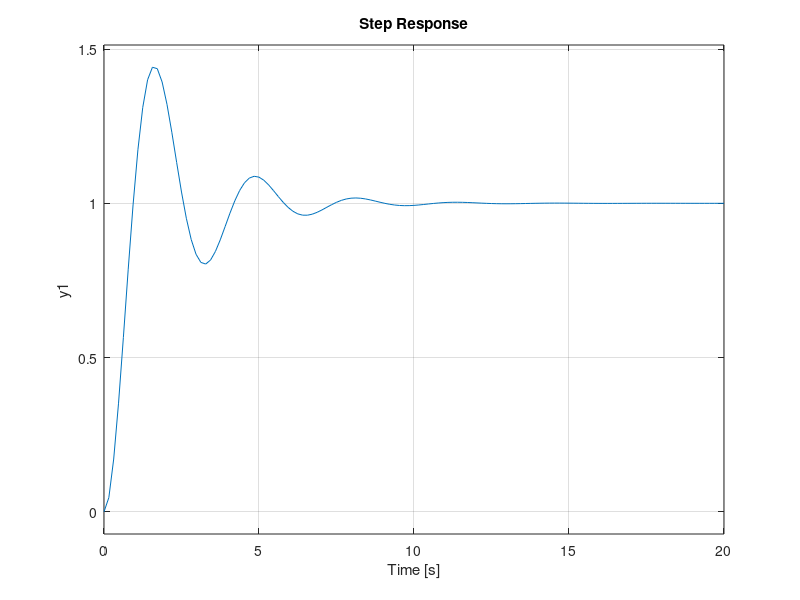
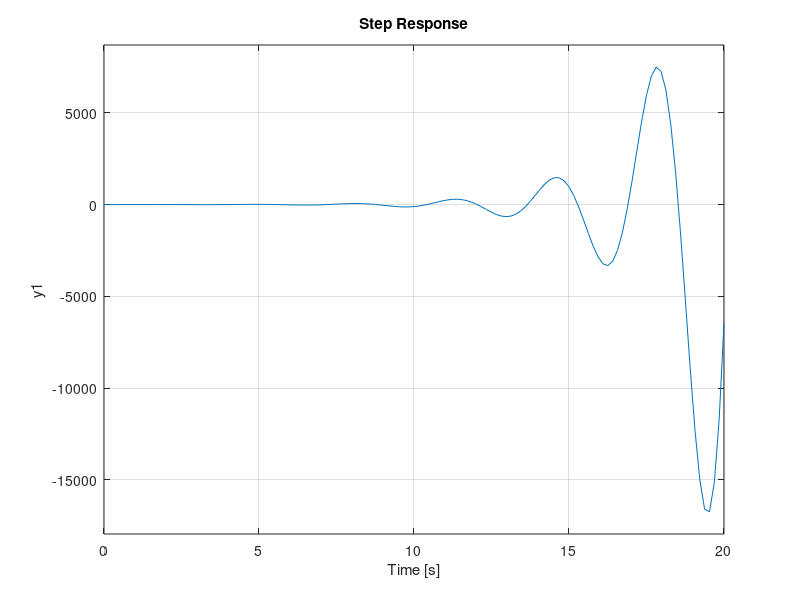
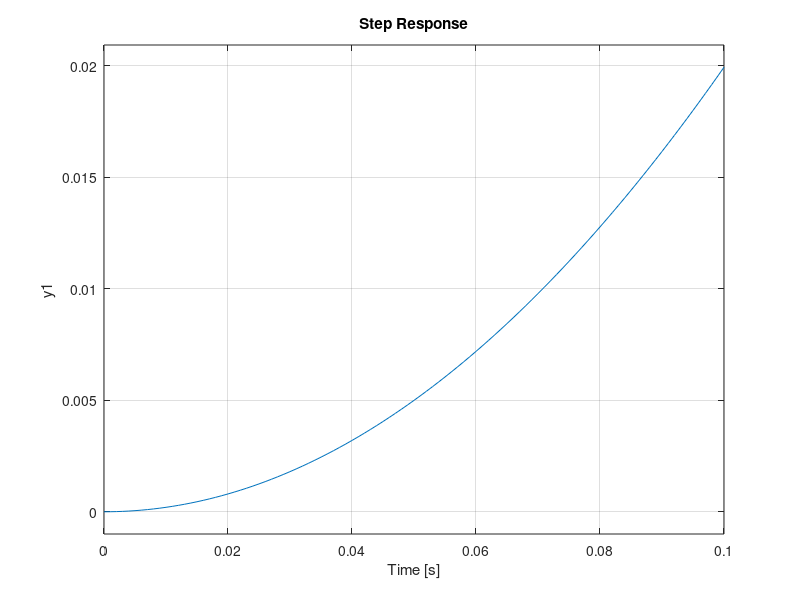
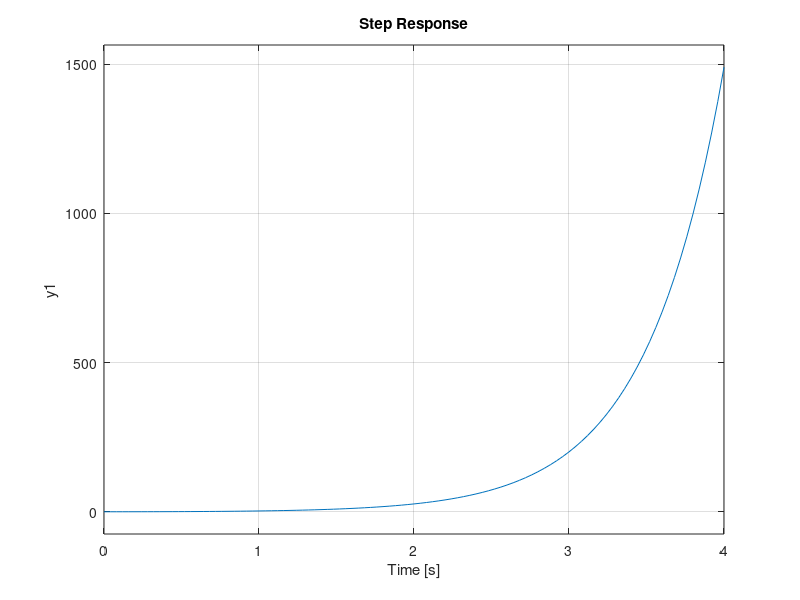

Source code (MATLAB) for these figures, in order:
roots([1 1 4])
step(tf(4, [1 1 4]))

roots([1 -1 4])
figure, step(tf(4, [1 -1 4]))

roots([1 0 4])
figure, step(tf(4, [1 0 4]), 0.1)

roots([1 0 -4])
figure, step(tf(4, [1 0 -4]))

roots([1 0 1 0 4])
figure, step(tf(4, [1 0 1 0 4]))